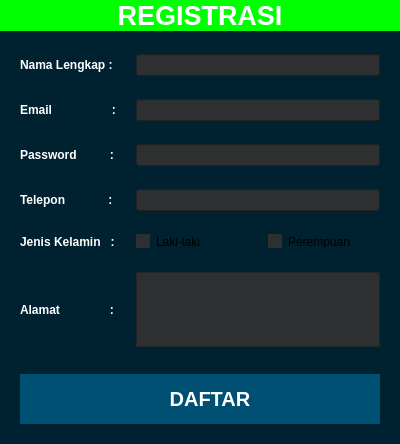
<?xml version="1.0" encoding="UTF-8"?>
<ui version="4.0">
 <class>Form</class>
 <widget class="QWidget" name="Form">
  <property name="geometry">
   <rect>
    <x>0</x>
    <y>0</y>
    <width>400</width>
    <height>444</height>
   </rect>
  </property>
  <property name="sizePolicy">
   <sizepolicy hsizetype="Preferred" vsizetype="Preferred">
    <horstretch>0</horstretch>
    <verstretch>0</verstretch>
   </sizepolicy>
  </property>
  <property name="minimumSize">
   <size>
    <width>400</width>
    <height>400</height>
   </size>
  </property>
  <property name="maximumSize">
   <size>
    <width>500</width>
    <height>500</height>
   </size>
  </property>
  <property name="windowTitle">
   <string>Form</string>
  </property>
  <layout class="QVBoxLayout" name="verticalLayout_2">
   <property name="spacing">
    <number>0</number>
   </property>
   <property name="leftMargin">
    <number>0</number>
   </property>
   <property name="topMargin">
    <number>0</number>
   </property>
   <property name="rightMargin">
    <number>0</number>
   </property>
   <property name="bottomMargin">
    <number>0</number>
   </property>
   <item>
    <widget class="QLabel" name="headerTitle">
     <property name="font">
      <font>
       <pointsize>20</pointsize>
       <bold>true</bold>
      </font>
     </property>
     <property name="styleSheet">
      <string notr="true">color: rgb(255, 255, 255); background-color: rgb(0, 255, 0);</string>
     </property>
     <property name="text">
      <string>REGISTRASI</string>
     </property>
     <property name="textFormat">
      <enum>Qt::TextFormat::AutoText</enum>
     </property>
     <property name="alignment">
      <set>Qt::AlignmentFlag::AlignCenter</set>
     </property>
    </widget>
   </item>
   <item>
    <widget class="QFrame" name="IsiFrame">
     <property name="styleSheet">
      <string notr="true">.QFrame {
background-color: rgb(0, 33, 48);
}
QLineEdit, QTextEdit{
background-color: rgb(46, 47, 48);
}
QFrame{
font-weight: bold; color: #ffffff;}
QCheckBox::indicator:unchecked{background-color : rgb(46, 47, 48);}</string>
     </property>
     <layout class="QGridLayout" name="gridLayout">
      <property name="leftMargin">
       <number>20</number>
      </property>
      <property name="topMargin">
       <number>20</number>
      </property>
      <property name="rightMargin">
       <number>20</number>
      </property>
      <property name="bottomMargin">
       <number>20</number>
      </property>
      <property name="spacing">
       <number>20</number>
      </property>
      <item row="3" column="0">
       <widget class="QLabel" name="emailLabel">
        <property name="text">
         <string>Email                  :</string>
        </property>
       </widget>
      </item>
      <item row="8" column="3">
       <widget class="QCheckBox" name="PerempuanCheckBox">
        <property name="text">
         <string>Perempuan</string>
        </property>
        <attribute name="buttonGroup">
         <string notr="true">jeniskelaminButtonGroup</string>
        </attribute>
       </widget>
      </item>
      <item row="6" column="2" colspan="2">
       <widget class="QLineEdit" name="teleponInput"/>
      </item>
      <item row="4" column="2" colspan="2">
       <widget class="QLineEdit" name="passwordInput">
        <property name="text">
         <string/>
        </property>
       </widget>
      </item>
      <item row="4" column="0">
       <widget class="QLabel" name="passwordLabel">
        <property name="text">
         <string>Password          :</string>
        </property>
       </widget>
      </item>
      <item row="9" column="0">
       <widget class="QLabel" name="alamatLabel">
        <property name="maximumSize">
         <size>
          <width>100</width>
          <height>100</height>
         </size>
        </property>
        <property name="tabletTracking">
         <bool>false</bool>
        </property>
        <property name="layoutDirection">
         <enum>Qt::LayoutDirection::LeftToRight</enum>
        </property>
        <property name="text">
         <string>Alamat               :</string>
        </property>
       </widget>
      </item>
      <item row="6" column="0">
       <widget class="QLabel" name="teleponLabel">
        <property name="text">
         <string>Telepon             :</string>
        </property>
       </widget>
      </item>
      <item row="8" column="0">
       <widget class="QLabel" name="jeniskelaminLabel">
        <property name="text">
         <string>Jenis Kelamin   :</string>
        </property>
       </widget>
      </item>
      <item row="9" column="2" colspan="2">
       <widget class="QTextEdit" name="alamatInput">
        <property name="maximumSize">
         <size>
          <width>16777215</width>
          <height>75</height>
         </size>
        </property>
       </widget>
      </item>
      <item row="8" column="2">
       <widget class="QCheckBox" name="lakiCheckBox">
        <property name="text">
         <string>Laki-laki</string>
        </property>
        <attribute name="buttonGroup">
         <string notr="true">jeniskelaminButtonGroup</string>
        </attribute>
       </widget>
      </item>
      <item row="1" column="0">
       <widget class="QLabel" name="namaLabel">
        <property name="text">
         <string>Nama Lengkap :</string>
        </property>
       </widget>
      </item>
      <item row="1" column="2" colspan="2">
       <widget class="QLineEdit" name="namaInput"/>
      </item>
      <item row="3" column="2" colspan="2">
       <widget class="QLineEdit" name="emailInput"/>
      </item>
     </layout>
    </widget>
   </item>
   <item>
    <widget class="QFrame" name="daftarFrame">
     <property name="styleSheet">
      <string notr="true">.QFrame {
background-color: rgb(0, 33, 48);
}
                QPushButton {
					background-color: rgb(0, 80, 115);
                    font-size: 20px;
                    font-weight: bold;
                    color: #ffffff;
                    padding-left: 20px;
                    border: none;
                    height: 50px;
                }
                QPushButton:checked {
                    background-color: rgb(0, 100, 200);
                    color: #ffffff;
                }
                QPushButton:hover {
                    background-color: rgb(0, 50, 100);
                }</string>
     </property>
     <property name="frameShape">
      <enum>QFrame::Shape::NoFrame</enum>
     </property>
     <property name="frameShadow">
      <enum>QFrame::Shadow::Raised</enum>
     </property>
     <layout class="QVBoxLayout" name="verticalLayout">
      <property name="leftMargin">
       <number>20</number>
      </property>
      <property name="topMargin">
       <number>0</number>
      </property>
      <property name="rightMargin">
       <number>20</number>
      </property>
      <property name="bottomMargin">
       <number>20</number>
      </property>
      <item>
       <widget class="QPushButton" name="daftarButton">
        <property name="text">
         <string>DAFTAR</string>
        </property>
       </widget>
      </item>
     </layout>
    </widget>
   </item>
  </layout>
 </widget>
 <resources/>
 <connections/>
 <buttongroups>
  <buttongroup name="jeniskelaminButtonGroup"/>
 </buttongroups>
</ui>
